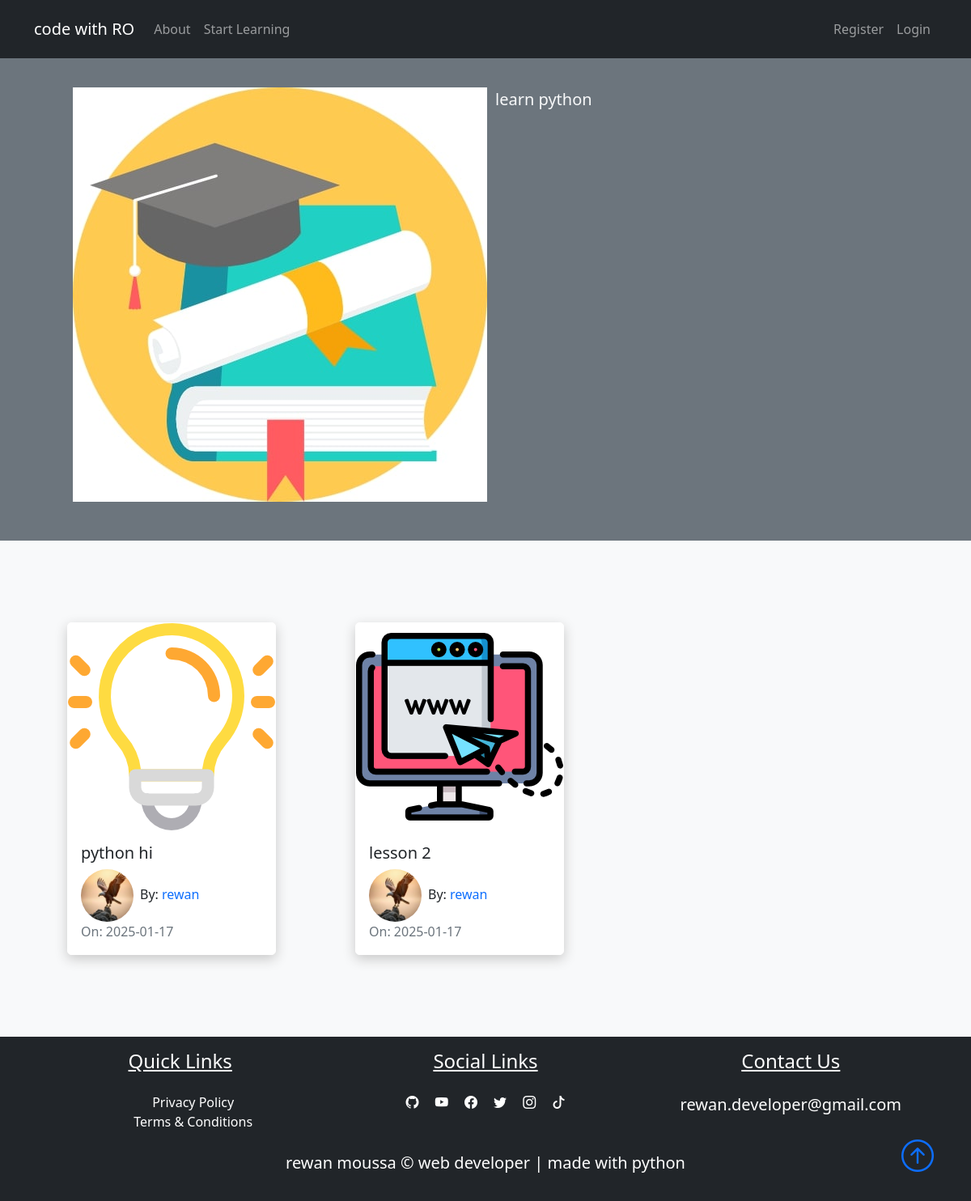
The app's page /python with its own data.
### pythonic.py (models this page shows, shortened)
class Course(db.Model):
    id = db.Column(db.Integer, primary_key=True)
    title = db.Column(db.String(50), unique=True, nullable=False)
    description = db.Column(db.String(150), nullable=False)
    icon = db.Column(db.String(20), nullable=False, default="default_icon.jpg")
    lessons = db.relationship("Lesson", backref="course_name", lazy=True)

class Lesson(db.Model):
    id = db.Column(db.Integer, primary_key=True)
    title = db.Column(db.String(100), nullable=False)
    date_posted = db.Column(db.DateTime, nullable=False, default=datetime.utcnow)
    content = db.Column(db.Text, nullable=False)
    thumbnail = db.Column(
        db.String(20), nullable=False, default="default_thumbnail.jpg"
    )
    slug = db.Column(db.String(32), nullable=False)
    user_id = db.Column(db.Integer, db.ForeignKey("user.id"), nullable=False)
    course_id = db.Column(db.Integer, db.ForeignKey("course.id"), nullable=False)

class User(db.Model, UserMixin):
    id = db.Column(db.Integer, primary_key=True)
    fname = db.Column(db.String(25), nullable=False)
    lname = db.Column(db.String(25), nullable=False)
    username = db.Column(db.String(25), unique=True, nullable=False)
    email = db.Column(db.String(125), unique=True, nullable=False)
    image_file = db.Column(db.String(20), nullable=False, default="default.png")
    bio = db.Column(db.Text, nullable=True)
    password = db.Column(db.String(60), nullable=False)
    lessons = db.relationship("Lesson", backref="author", lazy=True)

### pythonic.py (the view)
@app.route("/<string:course_title>")
def course(course_title):
    course = Course.query.filter_by(title=course_title).first()
    course_id = course.id if course else None
    course = Course.query.get_or_404(course_id)
    return render_template(
        "course.html",
        title=course.title,
        course=course,
    )

### templates/course.html (shortened to what this page needs)
{% extends "layout.html"%}
{% block content %}
<div class="container-fluid bg-secondary">
    <div class="container">
        <div class="row p-5">
            <div class="col-6">
                <img src="{{url_for('static', filename='course_icons/'+course.icon)}}" alt="">
            </div>
            <div class="col-6">
                <span class="lead text-light">{{course.description}}</span>
            </div>
        </div>
    </div>
</div>
<section class="bg-light">
    <div class="container p-5">
        <div class="row">
            {% for lesson in course.lessons %}
            <div class="col-sm-12 col-md-6 col-lg-4 pb-5 d-flex align-items-stretch">
                <div class="card lesson">
                    <img src="{{url_for('static', filename='lesson_thumbnails/'+lesson.thumbnail)}}" class="card-img">
                    <div class="card-body d-flex flex-column">
                        <h5 class="card-title">
                            <a class="text-decoration-none text-dark"
                                href="{{url_for('lesson', lesson_slug=lesson.slug, course=lesson.course_name.title)}}">{{lesson.title}}</a>
                        </h5>
                        <span><img class="article-img rounded-circle"
                                src="{{url_for('static', filename='user_pics/'+lesson.author.image_file)}}" alt="">By:
                            <a href="#" class="link">{{lesson.author.username}}</a></span>
                        <span class="text-muted">On: {{lesson.date_posted.strftime('%Y-%m-%d')}}</span>
                    </div>
                </div>
            </div>
            {% endfor %}
        </div>
    </div>
</section>
{% endblock content%}

### templates/layout.html (shortened to what this page needs)
<!DOCTYPE html>
<html lang="en">
<head>
    <link href="https://cdn.jsdelivr.net/npm/bootstrap@5.1.3/dist/css/bootstrap.min.css" rel="stylesheet"
>
    <link rel="stylesheet" href="https://cdn.jsdelivr.net/npm/bootstrap-icons@1.8.1/font/bootstrap-icons.css">
    <link rel="stylesheet" type="text/css" href="{{url_for('static', filename='main.css')}}">
</head>
<body class="d-flex flex-column min-vh-100">
    <nav class="navbar navbar-expand-lg bg-dark navbar-dark py-3 fixed-top">
        <div class="container">
            <a href="{{url_for('home')}}" class="navbar-brand">code with RO</a>
            <div class="collapse navbar-collapse" id="navmenu">
                <ul class="navbar-nav">
                    <li class="nav-item">
                        <a href="{{url_for('about')}}" class="nav-link">About</a>
                    </li>
                    <li class="nav-item">
                        {% if request.path=='/home'%}
                        <a href="#learn" class="nav-link">Start Learning</a>
                        {% else %}
                        <a href="{{url_for('courses')}}" class="nav-link">Start Learning</a>
                        {% endif %}
                    </li>
                </ul>
                <ul class="navbar-nav ms-auto">
                    {% if current_user.is_authenticated %}
                    <div class="dropdown show">
                        <button class="btn btn-dark bg-dark dropdown-toggle" type="button" id="dropdownMenuButton1"
                            data-bs-toggle="dropdown" aria-expanded="false">
                            My Account
                        </button>
                        <ul class="dropdown-menu" aria-labelledby="dropdownMenuButton1">
                            <li class="nav-item">
                                <a href="{{ url_for('dashboard') }}" class="dropdown-item">Dashboard</a>
                            </li>
                            <li class="nav-item">
                                <a href="{{ url_for('logout') }}" class="dropdown-item">Logout</a>
                            </li>
                        </ul>
                    </div>
                    {% else %}
                    <li class="nav-item">
                        <a href="{{ url_for('register') }}" class="nav-link">Register</a>
                    </li>
                    <li class="nav-item">
                        <a href="{{ url_for('login') }}" class="nav-link">Login</a>
                    </li>
                    {% endif%}
                </ul>
            </div>
        </div>
    </nav>
    {% block content%} {% endblock %}
    <footer class="bg-dark mt-auto">
        <div class="container p-3">
            <div class="row text-center text-white">
                <div class="col-md-12 col-lg-4 pb-2">
                    <h4 class="text-center text-decoration-underline">Quick Links</h4>
                    <ul class=" nobull pt-3">
                        <li><a href="#" class="link text-white">Privacy Policy</a></li>
                        <li><a href="#" class="link text-white">Terms & Conditions</a></li>
                    </ul>
                </div>
                <div class="col-md-12 col-lg-4">
                    <h4 class="text-center text-decoration-underline pb-3">Social Links</h4>
                    <a href="#" class="text-white p-2"><i class="bi-github"></i></a>
                    <a href="#" class="text-white p-2"><i class="bi-youtube"></i></a>
                    <a href="#" class="text-white p-2"><i class="bi-facebook"></i></a>
                    <a href="#" class="text-white p-2"><i class="bi-twitter"></i></a>
                    <a href="#" class="text-white p-2"><i class="bi-instagram"></i></a>
                    <a href="#" class="text-white p-2"><i class="bi-tiktok"></i></a>
                </div>
                <div class="col-md-12 col-lg-4 pb-2">
                    <h4 class="text-center text-decoration-underline pb-3">Contact Us</h4>
                    <p class="lead">rewan.developer@gmail.com</p>
                </div>
            </div>
            <div class="col text-white text-center position-relative">
                <p class="lead font-weight-bold">rewan moussa &copy; web developer | made with python</p>
                <a href="#" class="position-absolute bottom-0 end-0">
                    <i class="bi bi-arrow-up-circle h1"></i>
                </a>
            </div>
        </div>
    </footer>
</body>
</html>

### static/main.css (style rules this page uses)
body::before { display: block; content: ''; height: 60px; }
.card { transition: 0.7s ease; box-shadow: 0 5px 15px rgba(1 1 1/ 15); border-radius: 5px; margin: 5px; }
.lesson { box-shadow: 0 5px 15px rgba(200 200 200/ 15); border-radius: 5px; border: 1px solid #fff; }
.article-img { height: 65px; width: 65px; margin-right: 8px; }
.link { text-decoration: none; }
.nobull { list-style-type: none; }

### records on screen
Course: icon (placeholder picture), description "learn python"
Lesson: thumbnail (picture), title "python hi", image_file (picture), author.username "rewan", date_posted "2025-01-17"
Lesson: thumbnail (picture), title "lesson 2", image_file (picture), author.username "rewan", date_posted "2025-01-17"
